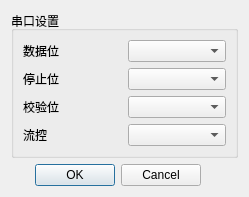
<?xml version="1.0" encoding="UTF-8"?>
<ui version="4.0">
 <class>configserial_dialog</class>
 <widget class="QDialog" name="configserial_dialog">
  <property name="geometry">
   <rect>
    <x>0</x>
    <y>0</y>
    <width>249</width>
    <height>196</height>
   </rect>
  </property>
  <property name="windowTitle">
   <string>设置</string>
  </property>
  <property name="windowOpacity">
   <double>0.900000000000000</double>
  </property>
  <layout class="QGridLayout" name="gridLayout">
   <item row="0" column="0" colspan="3">
    <widget class="QGroupBox" name="groupBox">
     <property name="title">
      <string>串口设置</string>
     </property>
     <layout class="QGridLayout" name="gridLayout_2">
      <item row="0" column="0">
       <layout class="QGridLayout" name="gridLayout_3">
        <item row="3" column="0">
         <widget class="QLabel" name="label_4">
          <property name="text">
           <string>流控</string>
          </property>
         </widget>
        </item>
        <item row="2" column="1">
         <widget class="QComboBox" name="comboBox_Parity"/>
        </item>
        <item row="0" column="0">
         <widget class="QLabel" name="label">
          <property name="text">
           <string>数据位</string>
          </property>
         </widget>
        </item>
        <item row="0" column="1">
         <widget class="QComboBox" name="comboBox_DataBit">
          <property name="editable">
           <bool>false</bool>
          </property>
          <property name="currentText">
           <string/>
          </property>
          <property name="currentIndex">
           <number>-1</number>
          </property>
         </widget>
        </item>
        <item row="1" column="1">
         <widget class="QComboBox" name="comboBox_StopBit"/>
        </item>
        <item row="2" column="0">
         <widget class="QLabel" name="label_3">
          <property name="text">
           <string>校验位</string>
          </property>
         </widget>
        </item>
        <item row="1" column="0">
         <widget class="QLabel" name="label_2">
          <property name="text">
           <string>停止位</string>
          </property>
         </widget>
        </item>
        <item row="3" column="1">
         <widget class="QComboBox" name="comboBox_FlowControl"/>
        </item>
       </layout>
      </item>
     </layout>
    </widget>
   </item>
   <item row="1" column="0">
    <layout class="QHBoxLayout" name="horizontalLayout">
     <item>
      <spacer name="horizontalSpacer">
       <property name="orientation">
        <enum>Qt::Horizontal</enum>
       </property>
       <property name="sizeHint" stdset="0">
        <size>
         <width>40</width>
         <height>20</height>
        </size>
       </property>
      </spacer>
     </item>
     <item>
      <widget class="QDialogButtonBox" name="buttonBox">
       <property name="standardButtons">
        <set>QDialogButtonBox::Cancel|QDialogButtonBox::Ok</set>
       </property>
      </widget>
     </item>
     <item>
      <spacer name="horizontalSpacer_2">
       <property name="orientation">
        <enum>Qt::Horizontal</enum>
       </property>
       <property name="sizeHint" stdset="0">
        <size>
         <width>40</width>
         <height>20</height>
        </size>
       </property>
      </spacer>
     </item>
    </layout>
   </item>
  </layout>
 </widget>
 <resources/>
 <connections/>
</ui>
